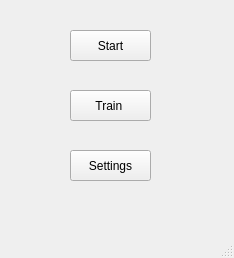
<?xml version="1.0" encoding="UTF-8"?>
<ui version="4.0">
 <class>Menu</class>
 <widget class="QMainWindow" name="Menu">
  <property name="geometry">
   <rect>
    <x>0</x>
    <y>0</y>
    <width>234</width>
    <height>258</height>
   </rect>
  </property>
  <property name="windowTitle">
   <string>Menu</string>
  </property>
  <widget class="QWidget" name="centralwidget">
   <widget class="QPushButton" name="pushButton">
    <property name="geometry">
     <rect>
      <x>70</x>
      <y>30</y>
      <width>81</width>
      <height>31</height>
     </rect>
    </property>
    <property name="text">
     <string>Start</string>
    </property>
   </widget>
   <widget class="QPushButton" name="pushButton_2">
    <property name="geometry">
     <rect>
      <x>70</x>
      <y>90</y>
      <width>81</width>
      <height>31</height>
     </rect>
    </property>
    <property name="text">
     <string>Train </string>
    </property>
   </widget>
   <widget class="QPushButton" name="pushButton_3">
    <property name="geometry">
     <rect>
      <x>70</x>
      <y>150</y>
      <width>81</width>
      <height>31</height>
     </rect>
    </property>
    <property name="text">
     <string>Settings</string>
    </property>
   </widget>
  </widget>
  <widget class="QMenuBar" name="menubar">
   <property name="geometry">
    <rect>
     <x>0</x>
     <y>0</y>
     <width>234</width>
     <height>21</height>
    </rect>
   </property>
  </widget>
  <widget class="QStatusBar" name="statusbar"/>
 </widget>
 <resources/>
 <connections/>
</ui>
